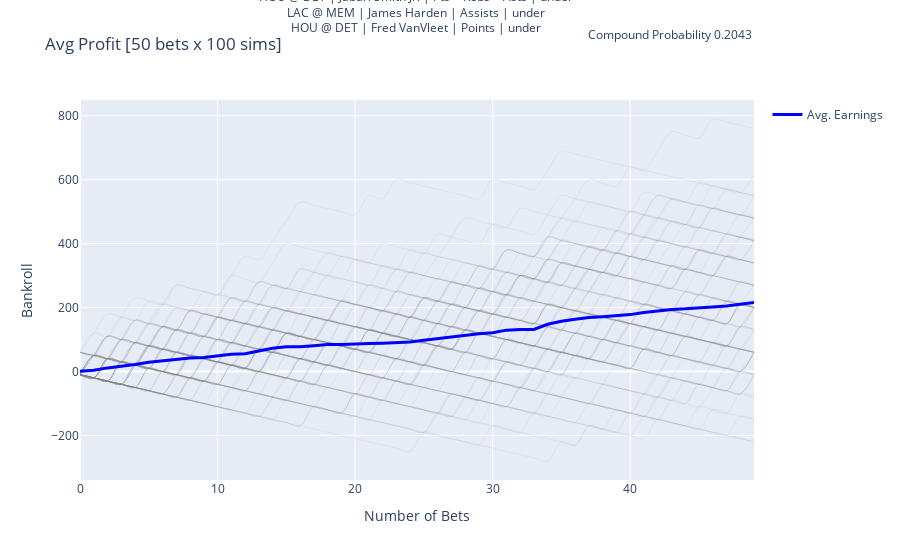

The notebook cell saved with this chart:
### Code cell
# Example usage
combo = (5, 8, 10)
combo_prob = value_df.iloc[list(combo)]['prob'].prod()

simulations_matrix = generate_simulations(combo_prob=combo_prob, wager=10, payout_multiplier=6,
                                          num_simulations=100, num_bets=50)

plot_simulation(value_df=value_df,
                combo=combo,
                simulations_matrix=simulations_matrix)
